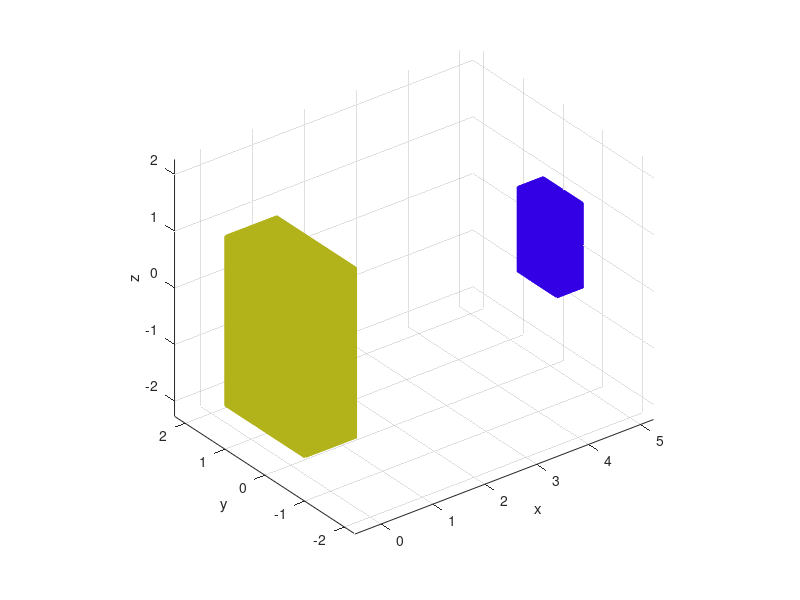

The MATLAB script that drew this image: (Note: this script raises an error after producing the figure.)
%% Generate two cubes using patch and point a camera at the scene
% The camera parameters will be set programmatically using the cam functions.

%% Copyright
% Copyright (c) 2015 Princeton Satellite Systems, Inc.
% All rights reserved.

%% Camera parameters
% Orbit
thetaOrbit	= 0;
phiOrbit    = 0;

% Dolly
xDolly      = 0;
yDolly      = 0;
zDolly      = 0;

% Zoom
zoom        = 1;

% Roll
roll        = 50;

% Pan
thetaPan    = 1;
phiPan      = 0;

%% Box design
x   = 1;
y   = 2;
z   = 3;

% Faces
f   = [2 3 6;3 7 6;3 4 8;3 8 7;4 5 8;4 1 5;2 6 5;2 5 1;1 3 2;1 4 3;5 6 7;5 7 8];

% Vertices
v = [-x  x  x -x -x  x  x -x;...
     -y -y  y  y -y -y  y  y;...
     -z -z -z -z  z  z  z  z]'/2;

%% Draw the object
h = figure('name','Box');

c = [0.7 0.7 0.1];
patch('vertices',v,'faces',f,'facecolor',c,'edgecolor',c,...
      'edgelighting','gouraud','facelighting','gouraud');
    
c = [0.2 0 0.9];
v      = 0.5*v;
v(:,1) = v(:,1) + 5;
patch('vertices',v,'faces',f,'facecolor',c,'edgecolor',c,...
      'edgelighting','gouraud','facelighting','gouraud');

material('metal'); 
lighting gouraud
axis equal
grid on
xlabel('x')
ylabel('y')
zlabel('z')
view(3)
rotate3d on

%% Camera commands
campan(thetaPan,phiPan)
camzoom(zoom)
camdolly(xDolly,yDolly,zDolly);
camorbit(thetaOrbit,phiOrbit);
camroll(roll);

s = sprintf('Pan %3.1f %3.1f\nZoom %3.1f\nDolly %3.1f %3.1f %3.1f\nOrbit %3.1f %3.1f\nRoll %3.1f',...
thetaPan,phiPan,zoom,xDolly,yDolly,zDolly,thetaOrbit,phiOrbit,roll);

text(2,0,0,s);

